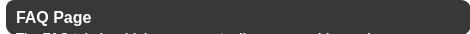
               <widget class="QFrame" name="faq_faq_page_white_background">
                <property name="minimumSize">
                 <size>
                  <width>470</width>
                  <height>34</height>
                 </size>
                </property>
                <property name="maximumSize">
                 <size>
                  <width>470</width>
                  <height>34</height>
                 </size>
                </property>
                <property name="styleSheet">
                 <string notr="true">background-color: #FFF;
border-radius: 10px;
border-top-right-radius: 17px;
border-bottom-right-radius: 17px;</string>
                </property>
                <property name="frameShape">
                 <enum>QFrame::StyledPanel</enum>
                </property>
                <property name="frameShadow">
                 <enum>QFrame::Raised</enum>
                </property>
                <layout class="QVBoxLayout" name="verticalLayout_28">
                 <property name="spacing">
                  <number>0</number>
                 </property>
                 <property name="leftMargin">
                  <number>6</number>
                 </property>
                 <property name="topMargin">
                  <number>0</number>
                 </property>
                 <property name="rightMargin">
                  <number>0</number>
                 </property>
                 <property name="bottomMargin">
                  <number>0</number>
                 </property>
                 <item>
                  <widget class="QFrame" name="faq_faq_page_grey_background">
                   <property name="minimumSize">
                    <size>
                     <width>465</width>
                     <height>35</height>
                    </size>
                   </property>
                   <property name="styleSheet">
                    <string notr="true">QFrame {
	background-color: #383838;
	border-radius: 10px;
	border-top-left-radius: 8px;
}
QFrame:hover{
	background-color: #3C3C3C;
}</string>
                   </property>
                   <property name="frameShape">
                    <enum>QFrame::StyledPanel</enum>
                   </property>
                   <property name="frameShadow">
                    <enum>QFrame::Raised</enum>
                   </property>
                   <widget class="QLabel" name="faq_faq_page_title">
                    <property name="geometry">
                     <rect>
                      <x>10</x>
                      <y>0</y>
                      <width>401</width>
                      <height>35</height>
                     </rect>
                    </property>
                    <property name="font">
                     <font>
                      <family>Segoe UI</family>
                      <pointsize>12</pointsize>
                      <weight>75</weight>
                      <bold>true</bold>
                     </font>
                    </property>
                    <property name="styleSheet">
                     <string notr="true">color: #FFF;
background: none;</string>
                    </property>
                    <property name="text">
                     <string>FAQ Page</string>
                    </property>
                   </widget>
                   <widget class="QPushButton" name="faq_faq_page_btn">
                    <property name="geometry">
                     <rect>
                      <x>410</x>
                      <y>0</y>
                      <width>55</width>
                      <height>31</height>
                     </rect>
                    </property>
                    <property name="minimumSize">
                     <size>
                      <width>55</width>
                      <height>31</height>
                     </size>
                    </property>
                    <property name="maximumSize">
                     <size>
                      <width>55</width>
                      <height>31</height>
                     </size>
                    </property>
                    <property name="styleSheet">
                     <string notr="true">background: none;</string>
                    </property>
                    <property name="text">
                     <string/>
                    </property>
                    <property name="icon">
                     <iconset resource="imgs.qrc">
                      <normaloff>:/general/imgs/general/down_arrow.png</normaloff>:/general/imgs/general/down_arrow.png</iconset>
                    </property>
                    <property name="iconSize">
                     <size>
                      <width>20</width>
                      <height>20</height>
                     </size>
                    </property>
                   </widget>
                   <widget class="QLabel" name="faq_faq_page_text">
                    <property name="geometry">
                     <rect>
                      <x>10</x>
                      <y>30</y>
                      <width>421</width>
                      <height>91</height>
                     </rect>
                    </property>
                    <property name="font">
                     <font>
                      <family>Segoe UI</family>
                      <pointsize>10</pointsize>
                      <weight>75</weight>
                      <bold>true</bold>
                     </font>
                    </property>
                    <property name="styleSheet">
                     <string notr="true">color: #FFF;
background: none;</string>
                    </property>
                    <property name="text">
                     <string>&lt;html&gt;&lt;head/&gt;&lt;body&gt;&lt;p&gt;The FAQ tab, in which you are actually now, provides various instructions and answers to your questions. In the process of updates, the FAQ library will expand rapidly.&lt;/p&gt;&lt;/body&gt;&lt;/html&gt;</string>
                    </property>
                    <property name="scaledContents">
                     <bool>true</bool>
                    </property>
                    <property name="alignment">
                     <set>Qt::AlignLeading|Qt::AlignLeft|Qt::AlignTop</set>
                    </property>
                    <property name="wordWrap">
                     <bool>true</bool>
                    </property>
                   </widget>
                  </widget>
                 </item>
                </layout>
               </widget>
